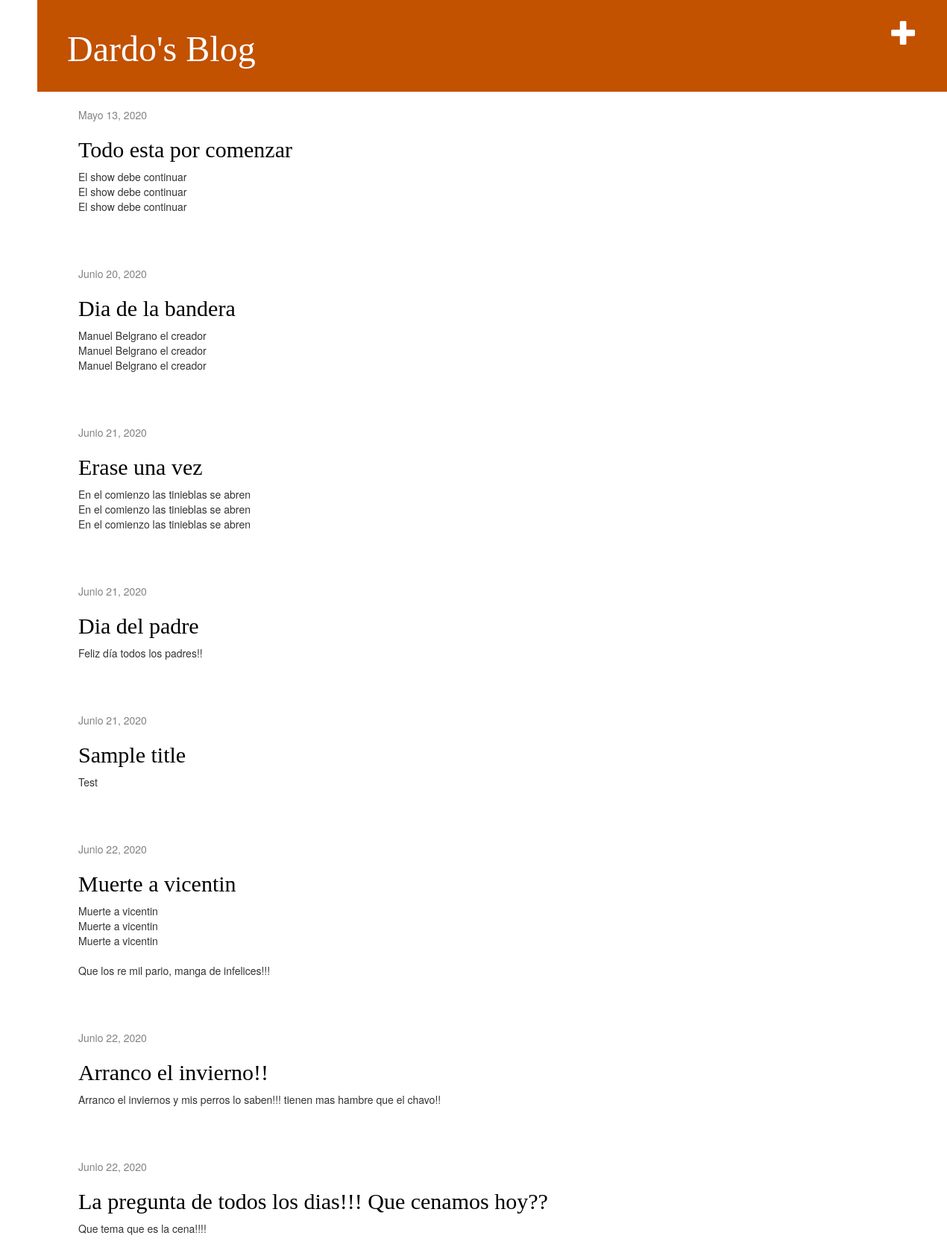
The app's page / (signed in) with its own data.
### blog/models.py (models this page shows, shortened)
class Post (models.Model):
    author = models.ForeignKey('auth.User', on_delete=models.CASCADE)
    title = models.CharField(max_length= 200)
    text = models.TextField()
    created_date = models.DateTimeField(default=timezone.now)
    published_date = models.DateField(blank= True, null= True)

### blog/views.py (the view)
# urls.py: path('',views.post_list, name='post_list'),
def post_list(request):
    posts = Post.objects.filter(published_date__lte=timezone.now()).order_by('published_date')
    return render(request, 'blog/post_list.html',{'posts':posts})

### blog/templates/blog/post_list.html
<!DOCTYPE html>
{% extends 'blog/base.html' %}
{% load static %}
{% block content %}
    {% for post in posts %}
        <div class="post">
            <div class="date">
                {{ post.published_date }}
            </div>
            <h2><a href="{% url 'post_detail' pk=post.pk %}">{{ post.title }}</a></h2>
            <p>{{ post.text|linebreaksbr }}</p>
        </div>
    {% endfor %}
{% endblock %}

### blog/static/css/blog.css (style rules this page uses)
body { padding-left: 50px; }
h1 a, h2 a { font-family: 'Lobster'; color: #C25100; }
h1, h2, h3, h4 { font-family: 'Lobster', cursive; }
.date { color: #828282; }
.post { margin-bottom: 70px; }
.post h2 a, .post h2 a:visited { color: #000000; }

### records on screen
Post: published_date "Mayo 13, 2020", title "Todo esta por comenzar", text "El show debe continuar El show debe continuar El show debe continuar"
Post: published_date "Junio 20, 2020", title "Dia de la bandera", text "Manuel Belgrano el creador Manuel Belgrano el creador Manuel Belgrano el creador"
Post: published_date "Junio 21, 2020", title "Erase una vez", text "En el comienzo las tinieblas se abren En el comienzo las tinieblas se abren En el comienzo las tinieblas se abren"
Post: published_date "Junio 21, 2020", title "Dia del padre", text "Feliz día todos los padres!!"
Post: published_date "Junio 21, 2020", title "Sample title", text "Test"
Post: published_date "Junio 22, 2020", title "Muerte a vicentin", text "Muerte a vicentin Muerte a vicentin Muerte a vicentin Que los re mil pario, manga de infelices!!!"
Post: published_date "Junio 22, 2020", title "Arranco el invierno!!", text "Arranco el inviernos y mis perros lo saben!!! tienen mas hambre que el chavo!!"
Post: published_date "Junio 22, 2020", title "La pregunta de todos los dias!!! Que cenamos hoy??", text "Que tema que es la cena!!!!"
